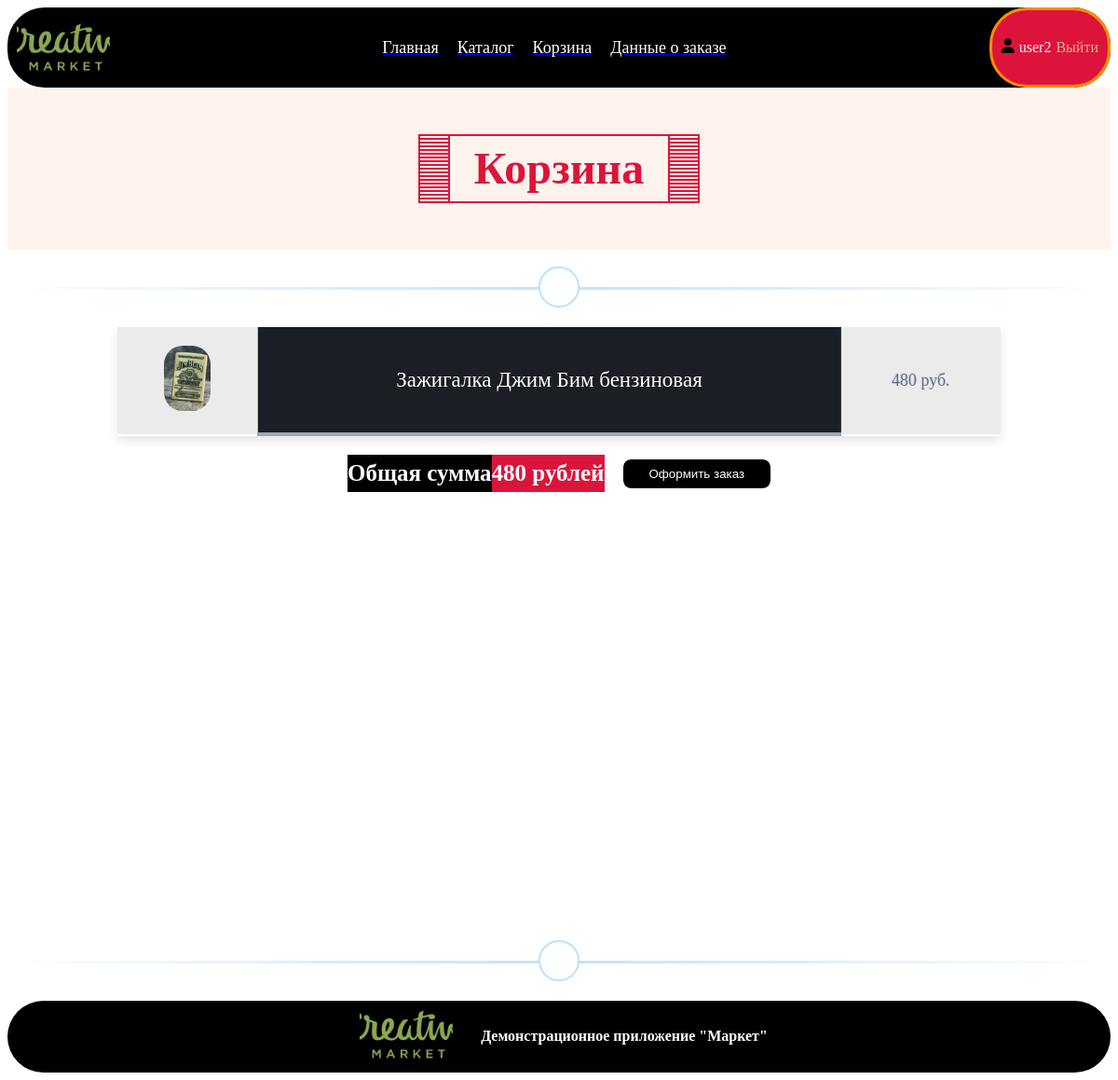
Page /cart (signed in) on the committed database.
### main/models.py (models this page shows, shortened)
class UserCart(models.Model):
    user = models.ForeignKey(User, on_delete=models.DO_NOTHING, to_field='id')
    product = models.ForeignKey(Goods, on_delete=models.DO_NOTHING, to_field='id')
    class Meta:
        verbose_name = "Корзина"
        verbose_name_plural = "Корзины пользователей"

class Goods(models.Model):
    title = models.CharField(verbose_name='Наименование', max_length=100, default='Товар')
    slug = models.SlugField(verbose_name='URL:', max_length=255, unique=True, db_index=True)
    description = models.TextField(verbose_name='Описание', max_length=1000, default='', blank=True)
    price = models.IntegerField(verbose_name='Цена', default=999999)
    photo = models.FileField(verbose_name='Фото товара', upload_to='goods/', default='', blank=True)
    class Meta:
        verbose_name = 'Товар'
        verbose_name_plural = 'Товары'
        ordering = ['title']

### main/views.py (the view)
# urls.py: path('cart', views.get_cart, name='cart'),
def get_cart(request):
    if request.user.is_authenticated:
        user = get_object_or_404(User, id=request.user.id)
        cart_data = UserCart.objects.filter(user=user)
        inner_data = {}
        total_sum = 0
        for product in cart_data:
            value = inner_data.get(str(product.product.id), 0)
            inner_data[str(product.product.id)] = value + 1
            total_sum += product.product.price
        context = {
            'auth': request.user.username,
            'goods': cart_data,
            'cart_data': str(inner_data),
            'total_sum': total_sum
        }
        return render(request, 'main/cart.html', context)
    else:
        raise PermissionDenied()

### templates/main/cart.html (shortened to what this page needs)
{% extends 'main/base.html' %}
{% load static %}
{% block page_title %}
    Корзина
{% endblock %}
{% block page_content %}
    <form class="flex-column flex-center" method="post" action="{% url 'make_order' %}">
        <table class="cart-list revealator-fade revealator-delay3 revealator-duration3 revealator-once">
            {% for product in goods %}
                    <tr class="cart-list-row revealator-slideup revealator-delay5 revealator-duration5 revealator-once">
                        <td class="revealator-slideleft revealator-delay7 revealator-duration5 revealator-once">
                            {% if product.product.photo.url != "" %}
                            <img class="cart-list-image"
                                 src="{{ product.product.photo.url }}" alt="">
                            {% else %}
                                <img class="cart-list-image" src="{% static 'main/images/default-product.jpg' %}" alt="">
                            {% endif %}
                        </td>
                        <th class="revealator-slideleft revealator-delay9 revealator-duration5 revealator-once">
                            <a class="ref-no-decor" href="{% url 'product_by_slug' product.product.slug %}">
                            {{ product.product.title }}
                            </a>
                        </th>
                        <td class="revealator-slideleft revealator-delay11 revealator-duration5 revealator-once">{{ product.product.price }} руб.</td>
                    </tr>
            {% endfor %}
        </table>
    <div class="flex-row flex-center flex-gap revealator-fade revealator-duration5 revealator-delay5 revealator-once" style="padding: 20px;">
        <div class="flex-row flex-center">
          <span class="sum-label">Общая сумма </span>
            <span class="sum-sum">{{ total_sum }} рублей</span>
        </div>
        <button type="submit" class="just-button">Оформить заказ</button>
    </div>
    </form>
{% endblock %}

### templates/main/menu.html
{% load static %}
<nav class="topbar revealator-slidedown revealator-delay1 revealator-duration5">
    <div class="logo flex-column revealator-rotateleft revealator-delay14 revealator-duration5">
        <img src="{% static 'main/images/logo.png' %}" alt="">
    </div>
    <div class="menu flex-row">
        <a class="revealator-slideright revealator-delay5 revealator-duration5" href="{% url 'main' %}"><div class="menu-ref ">
            Главная
        </div>
        </a>
        <a class="revealator-zoomout revealator-delay11 revealator-duration5" href="{% url 'catalog' %}"><div class="menu-ref ">
            Каталог
        </div></a>
        <a class="revealator-zoomin revealator-delay9 revealator-duration5" href="{% url 'cart' %}"><div class="menu-ref ">
            Корзина
        </div></a>
        <a class="revealator-slideleft revealator-delay7 revealator-duration5" href="{% url 'order_view' %}"><div class="menu-ref ">
            Данные о заказе
        </div></a>
    </div>
    <div class="user-panel flex-row revealator-slideleft revealator-delay3 revealator-duration5">
        <i class="fa fa-user"></i>
        {% if auth and auth != "" %}
            <span class="username">{{ auth }}</span>
            <a href="{% url 'logout' %}">Выйти</a>
        {% else %}
            <a href="{% url 'login' %}">Вход</a> /
            <a href="{% url 'signup' %}">Регистрация</a>
        {% endif %}
    </div>
</nav>

### static/main/css/style.css (style rules this page uses)
nav { width: 100%; }
.topbar { background-color: black; color: white !important; display: flex; flex-wrap: wrap; justify-content: space-between; align-items: center; flex-direction: row; line-height: 60px; text-align: center; vertical-align: middle; border-radius: 40px; }
.flex-row { display: flex; flex-wrap: wrap; flex-direction: row; }
.flex-column { display: flex; flex-wrap: wrap; flex-direction: column; }
i { margin-top: 20px; }
.user-panel { gap: 5px; padding: 10px; border-radius: 40px; border: 3px solid darkorange; background-color: crimson; }
.menu-ref { text-decoration: none; padding: 10px; color: white; transition: transform 0.3s linear, background-color 0.3s linear; font-size: 18px; }
.user-panel a { text-decoration: none; color: burlywood; transition: transform 0.3s linear, background-color 0.3s linear; }
.user-panel i { text-decoration: none; color: black; transition: transform 0.3s linear, background-color 0.3s linear; }
.flex-center { align-items: center; justify-content: center; align-content: center; }
.ref-no-decor { text-decoration: none; color: black; }
.cart-list { background: white; border-collapse: collapse; margin: auto; padding:5px; box-shadow: 0 5px 10px rgba(0, 0, 0, 0.1); animation: float 5s infinite; width: 100%; text-align: center; }
th { background:#1b1e24; border-bottom:4px solid #9ea7af; border-right: 1px solid #343a45; font-size:23px; font-weight: 100; padding:24px; text-shadow: 0 1px 1px rgba(0, 0, 0, 0.1); vertical-align:middle; text-align: center; }
th a { color: white !important; }
tr { border-top: 1px solid #C1C3D1; border-bottom: 1px solid #C1C3D1; color:#666B85; font-size:16px; font-weight:normal; text-shadow: 0 1px 1px rgba(256, 256, 256, 0.1); }
tr:first-child { border-top:none; }
tr:last-child { border-bottom:none; }
tr:nth-child(odd) td { background:#EBEBEB; }
tr:last-child td:first-child { border-bottom-left-radius:3px; }
tr:last-child td:last-child { border-bottom-right-radius:3px; }
td { background:#FFFFFF; padding:20px; text-align: center; vertical-align:middle; font-weight:300; font-size:18px; text-shadow: -1px -1px 1px rgba(0, 0, 0, 0.1); border-right: 1px solid #C1C3D1; }
td:last-child { border-right: 0px; }
.cart-list-image { width: 50px; border-radius: 20px; }
.logo img { width: 100px; padding: 10px; }
.flex-gap { gap: 20px; }
.sum-label { background-color: black; color: white; font-weight: 800; font-size: 25px; line-height: 40px; }
.sum-sum { background-color: crimson; color: white; font-weight: 800; font-size: 25px; line-height: 40px; }
.just-button { --background: black; --text: #fff; --cart: #fff; --tick: var(--background); position: relative; border: none; background: none; padding: 8px 28px; border-radius: 8px; -webkit-appearance: none; -webkit-tap-highlight-color: transparent; -webkit-mask-image: -webkit-radial-gradient(white, black); overflow: hidden; cursor: pointer; text-align: center; min-width: 144px; color: var(--text); background: var(--background); transform: scale(var(--scale, 1)); transition: transform 0.4s cubic-bezier(0.36, 1.01, 0.32, 1.27); }

### rows in the picture
UserCart: product.photo (picture), product "Зажигалка Джим Бим бензиновая", product.price "480"

### other values in the picture
{{ auth }} "user2"
{{ total_sum }} "480"
